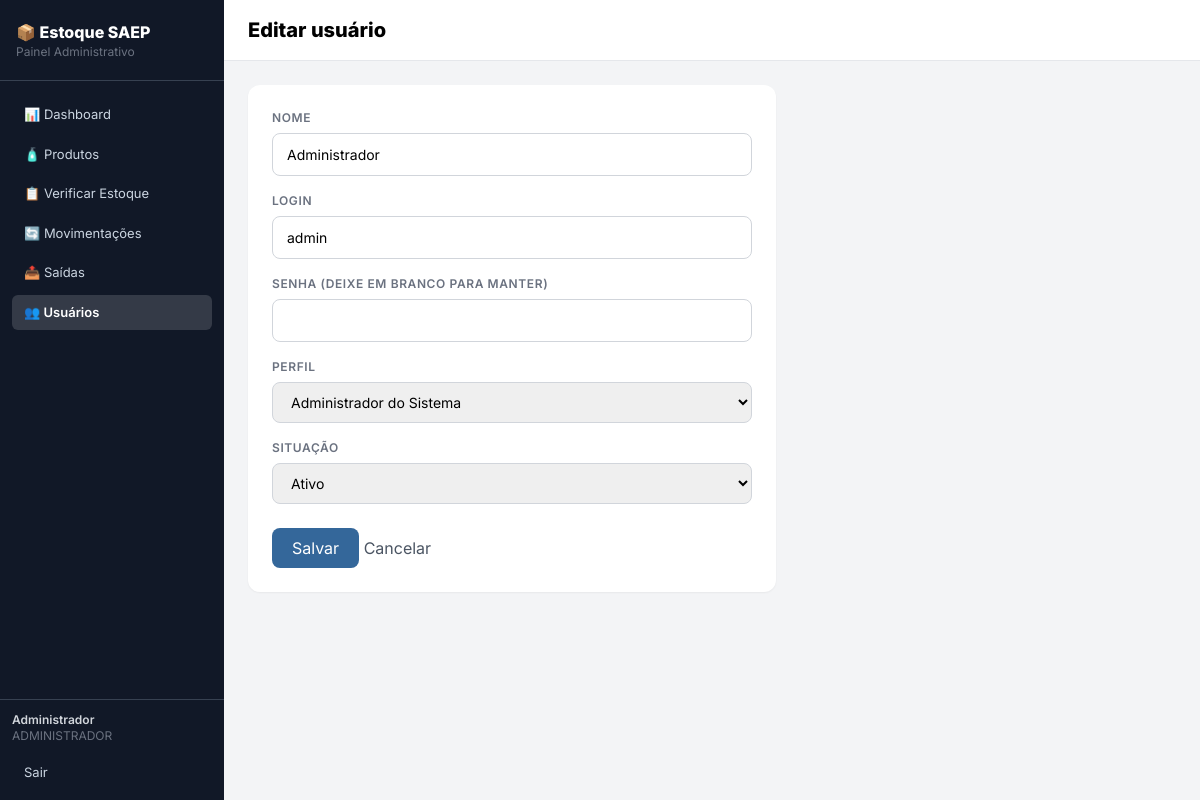
The app's page /usuario_form.php?id=1 (signed in) with its own data.
### tables this page shows
CREATE TABLE `user` (
    id_user INT AUTO_INCREMENT NOT NULL PRIMARY KEY,
    nome VARCHAR(100) NOT NULL,
    login VARCHAR(50) NOT NULL UNIQUE,
    senha VARCHAR(255) NOT NULL,
    perfil ENUM('ADMINISTRADOR','OPERADOR') NOT NULL DEFAULT 'OPERADOR',
    ativo TINYINT(1) NOT NULL DEFAULT 1
);

### usuario_form.php (the view, shortened to what this page needs)
<?php
require_once __DIR__ . '/conexao.php';
$id = (int) ($_GET['id'] ?? 0);
$nome = $login = '';
$perfil = 'OPERADOR';
if ($id) {
    $st = $pdo->prepare("SELECT * FROM `user` WHERE id_user = ?"); $st->execute([$id]); $u = $st->fetch();
    $nome=$u['nome']; $login=$u['login']; $perfil=$u['perfil']; $ativo=$u['ativo'];
}
require_once __DIR__ . '/includes/menu.php';
?>
<main class="flex-1"><div class="bg-white border-b px-6 py-4"><h1 class="text-xl font-extrabold"><?= $id ? 'Editar usuário' : 'Novo usuário' ?></h1></div><div class="p-6 max-w-xl">
<form method="post" class="bg-white p-6 rounded-xl shadow-sm"><label class="form-label">Nome</label><input class="form-input mb-4" name="nome" maxlength="100" required value="<?= htmlspecialchars($nome) ?>"><label class="form-label">Login</label><input class="form-input mb-4" name="login" maxlength="50" required value="<?= htmlspecialchars($login) ?>"><label class="form-label">Senha <?= $id ? '(deixe em branco para manter)' : '' ?></label><input class="form-input mb-4" type="password" name="senha" <?= $id ? '' : 'required' ?>><label class="form-label">Perfil</label><select class="form-input mb-4" name="perfil"><option value="OPERADOR" <?= $perfil==='OPERADOR'?'selected':'' ?>>Operador de Almoxarifado</option><option value="ADMINISTRADOR" <?= $perfil==='ADMINISTRADOR'?'selected':'' ?>>Administrador do Sistema</option></select><label class="form-label">Situação</label><select class="form-input mb-6" name="ativo"><option value="1" <?= $ativo?'selected':'' ?>>Ativo</option><option value="0" <?= !$ativo?'selected':'' ?>>Inativo</option></select><button class="bg-senai-blue text-white px-5 py-2 rounded-lg">Salvar</button> <a href="usuarios.php" class="text-gray-600">Cancelar</a></form></div></main></body></html>

### includes/menu.php (style rules this page uses)
body { font-family: 'Inter', sans-serif; }
.form-input { width:100%; border:1px solid #d1d5db; border-radius:8px; padding:10px 14px; font-size:14px; outline:none; transition:border .15s; }
.form-label { display:block; font-size:12px; font-weight:600; color:#6b7280; margin-bottom:6px; text-transform:uppercase; letter-spacing:.05em; }

### records on screen
user: nome "Administrador", login "admin", perfil "Administrador do Sistema"

### other values on screen
$_SESSION['nome'] "Administrador"
$_SESSION['perfil'] "ADMINISTRADOR"
